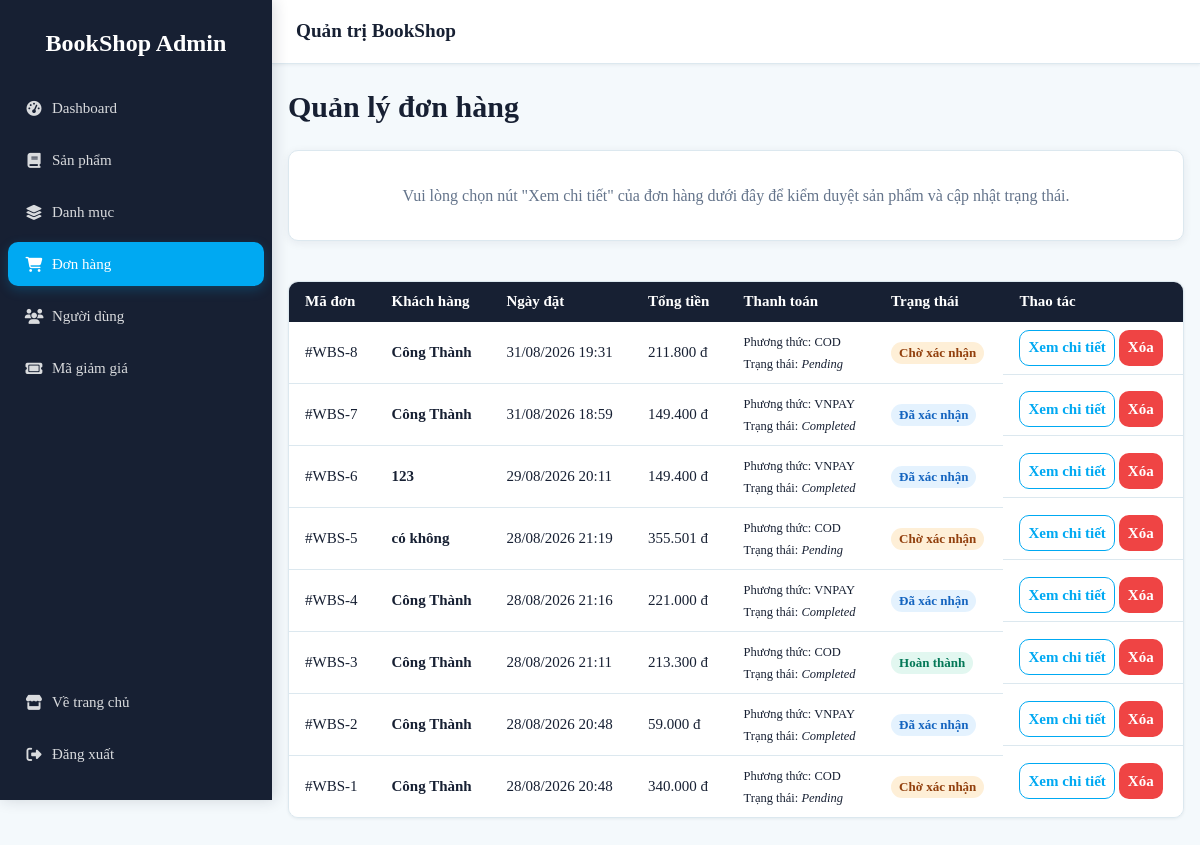
/admin/orders.php (signed in), run on an earlier commit of the app's database.
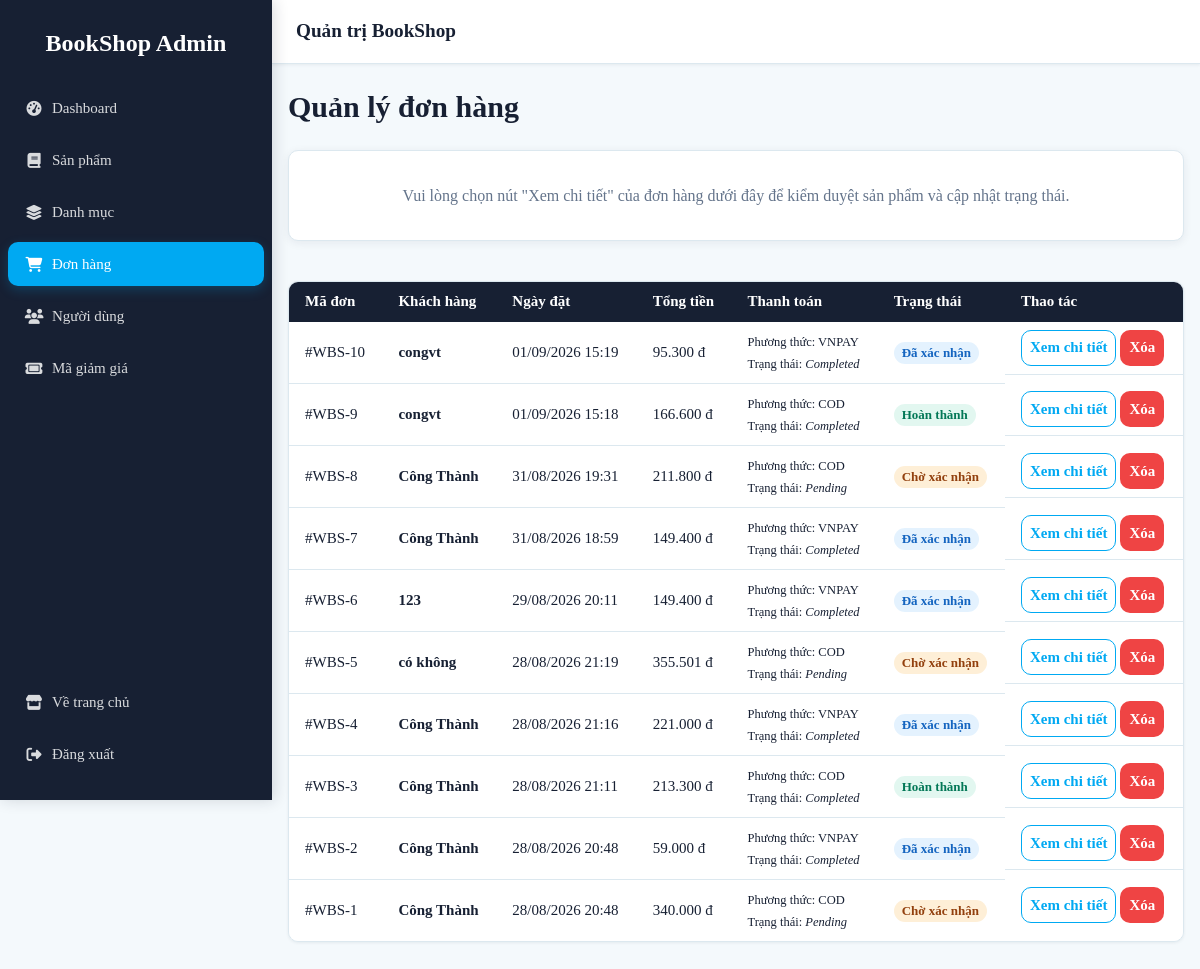
And on a later commit of the database.
### tables this page shows
CREATE TABLE `order` (
  `OrderID` int(11) NOT NULL AUTO_INCREMENT,
  `CustomerID` int(11) DEFAULT NULL,
  `EmployeeID` int(11) DEFAULT NULL,
  `VoucherID` int(11) DEFAULT NULL,
  `OrderDate` datetime DEFAULT current_timestamp(),
  `ShippingAddress` text NOT NULL,
  `OrderStatus` enum('Pending','Processing','Shipped','Delivered','Cancelled') DEFAULT 'Pending',
  `TotalAmount` decimal(15,2) NOT NULL,
  `Note` text DEFAULT NULL,
  PRIMARY KEY (`OrderID`),
  KEY `fk_order_user` (`CustomerID`),
  KEY `fk_order_voucher` (`VoucherID`),
  KEY `fk_order_employee` (`EmployeeID`),
  CONSTRAINT `fk_order_employee` FOREIGN KEY (`EmployeeID`) REFERENCES `user` (`CustomerID`) ON DELETE SET NULL,
  CONSTRAINT `fk_order_user` FOREIGN KEY (`CustomerID`) REFERENCES `user` (`CustomerID`) ON DELETE CASCADE,
  CONSTRAINT `fk_order_voucher` FOREIGN KEY (`VoucherID`) REFERENCES `voucher` (`VoucherID`) ON DELETE SET NULL
);

CREATE TABLE `user` (
  `CustomerID` int(11) NOT NULL AUTO_INCREMENT,
  `RoleID` int(11) DEFAULT NULL,
  `LastName` varchar(50) NOT NULL,
  `FirstName` varchar(50) NOT NULL,
  `Email` varchar(100) NOT NULL,
  `Password` varchar(255) NOT NULL,
  `Phone` varchar(20) DEFAULT NULL,
  `Address` text DEFAULT NULL,
  `CreatedDate` datetime DEFAULT current_timestamp(),
  `username` varchar(100) DEFAULT NULL,
  `ResetToken` varchar(10) DEFAULT NULL,
  `ResetTokenExpires` datetime DEFAULT NULL,
  PRIMARY KEY (`CustomerID`),
  UNIQUE KEY `Email` (`Email`),
  KEY `fk_user_role` (`RoleID`),
  CONSTRAINT `fk_user_role` FOREIGN KEY (`RoleID`) REFERENCES `role` (`RoleID`) ON DELETE SET NULL
);

CREATE TABLE `payment` (
  `PaymentID` int(11) NOT NULL AUTO_INCREMENT,
  `OrderID` int(11) DEFAULT NULL,
  `PaymentMethod` varchar(50) NOT NULL,
  `PaymentStatus` enum('Pending','Completed','Failed','Refunded') DEFAULT 'Pending',
  `PaymentDate` datetime DEFAULT NULL,
  PRIMARY KEY (`PaymentID`),
  KEY `fk_payment_order` (`OrderID`),
  CONSTRAINT `fk_payment_order` FOREIGN KEY (`OrderID`) REFERENCES `order` (`OrderID`) ON DELETE CASCADE
);

### admin/orders.php (the view, shortened to what the changed rows need)
<?php
require_once 'data.php';
require_once 'partials.php';
$statusMapping = [
  'Pending' => 'Chờ xác nhận',
  'Processing' => 'Đã xác nhận',
  'Shipped' => 'Đang giao',
  'Delivered' => 'Hoàn thành',
  'Cancelled' => 'Đã hủy'
];
$orders = [];
$res = $conn->query("
  SELECT o.OrderID, o.CustomerID, o.OrderDate, o.ShippingAddress, o.OrderStatus, o.TotalAmount,
         u.LastName, u.FirstName, p.PaymentMethod, p.PaymentStatus, d.DeliveryStatus
  FROM `order` o
  LEFT JOIN user u ON o.CustomerID = u.CustomerID
  LEFT JOIN payment p ON o.OrderID = p.OrderID
  LEFT JOIN delivery d ON o.OrderID = d.OrderID
  ORDER BY o.OrderID DESC
");
if ($res) {
  while ($row = $res->fetch_assoc()) {
    $orders[] = $row;
  }
}
?>
<!DOCTYPE html>
<html lang="vi">
<head>
  <title>Quản lý đơn hàng</title><?= adminCssLinks() ?>
</head>
<body>
  <div class="app-layout">
    <main class="page-content">
      <header class="page-header">
        <div>
          <h1>Quản lý đơn hàng</h1>
        </div>
      </header>
      <div class="table-wrapper">
        <table class="table">
          <thead>
            <tr>
              <th>Mã đơn</th>
              <th>Khách hàng</th>
              <th>Ngày đặt</th>
              <th>Tổng tiền</th>
              <th>Thanh toán</th>
              <th>Trạng thái</th>
              <th>Thao tác</th>
            </tr>
          </thead>
          <tbody>
            <?php foreach ($orders as $order):
              $customerName = $order['CustomerID']
                ? trim($order['LastName'] . ' ' . $order['FirstName'])
                : getCustomerNameFromAddress($order['ShippingAddress']);
              $vnStatus = $statusMapping[$order['OrderStatus']] ?? $order['OrderStatus'];
            ?>
              <tr>
                <td>#WBS-<?= h($order['OrderID']) ?></td>
                <td><strong><?= h($customerName) ?></strong></td>
                <td><?= date('d/m/Y H:i', strtotime($order['OrderDate'])) ?></td>
                <td><?= number_format($order['TotalAmount'], 0, ',', '.') ?> đ</td>
                <td>
                  <small>
                    Phương thức: <?= h($order['PaymentMethod'] ?? 'N/A') ?><br>
                    Trạng thái: <em><?= h($order['PaymentStatus'] ?? 'Pending') ?></em>
                  </small>
                </td>
                <td><span class="badge <?= badgeClass($vnStatus) ?>"><?= h($vnStatus) ?></span></td>
                <td class="table__actions">
                  <a class="btn btn--sm btn--outline" href="orders.php?edit=<?= h($order['OrderID']) ?>">Xem chi tiết</a>
                  <form method="post" onsubmit="return confirm('Bạn có chắc chắn muốn xóa đơn hàng này?')" style="display:inline">
                    <button class="btn btn--sm btn--danger" type="submit">Xóa</button>
                  </form>
                </td>
              </tr>
            <?php endforeach; ?>
          </tbody>
        </table>
      </div>
    </main>
  </div>
  </div>
</body>
</html>

What changed in the data, as far as the page shows it:
added order: OrderID "10", CustomerID.FirstName "congvt", OrderDate "01/09/2026 15:19", TotalAmount "95.300", payment.PaymentMethod "VNPAY", payment.PaymentStatus "Completed", OrderStatus "Đã xác nhận"
added order: OrderID "9", CustomerID.FirstName "congvt", OrderDate "01/09/2026 15:18", TotalAmount "166.600", payment.PaymentMethod "COD", payment.PaymentStatus "Completed", OrderStatus "Hoàn thành"
